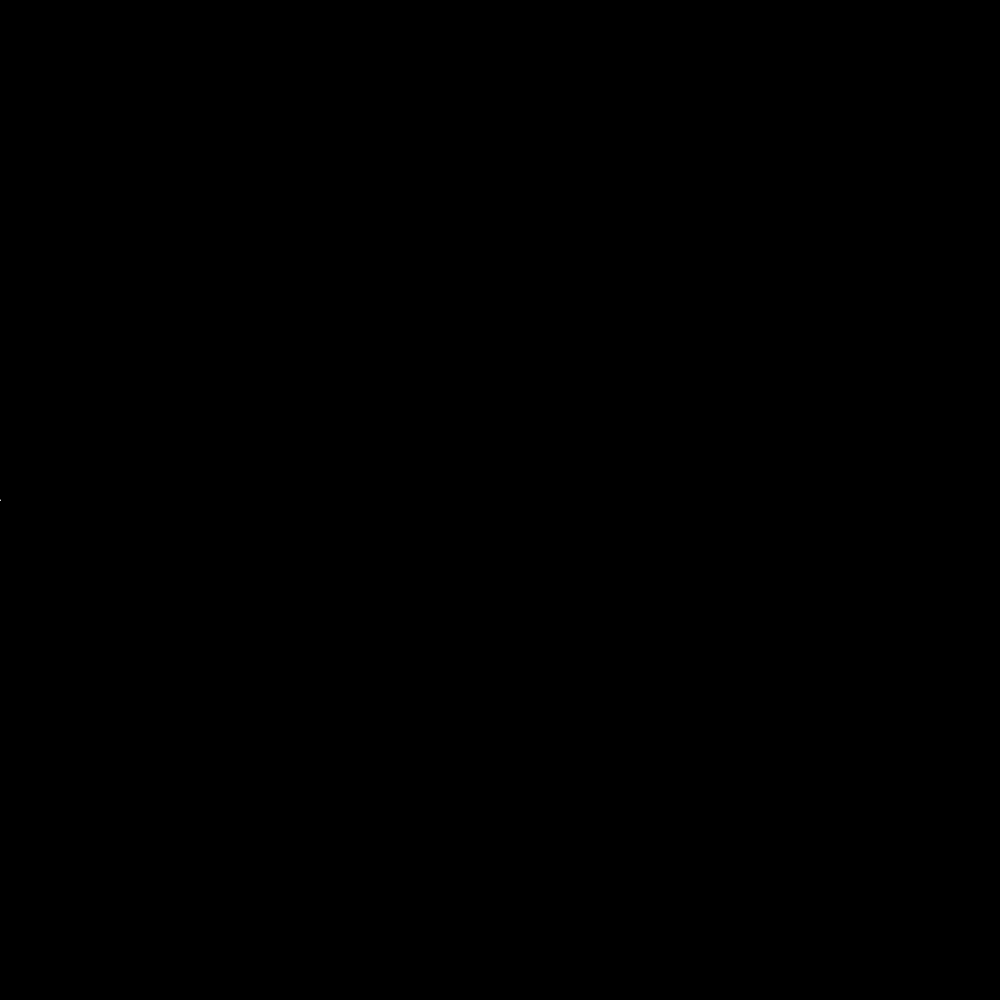
Frame 1 (no input)
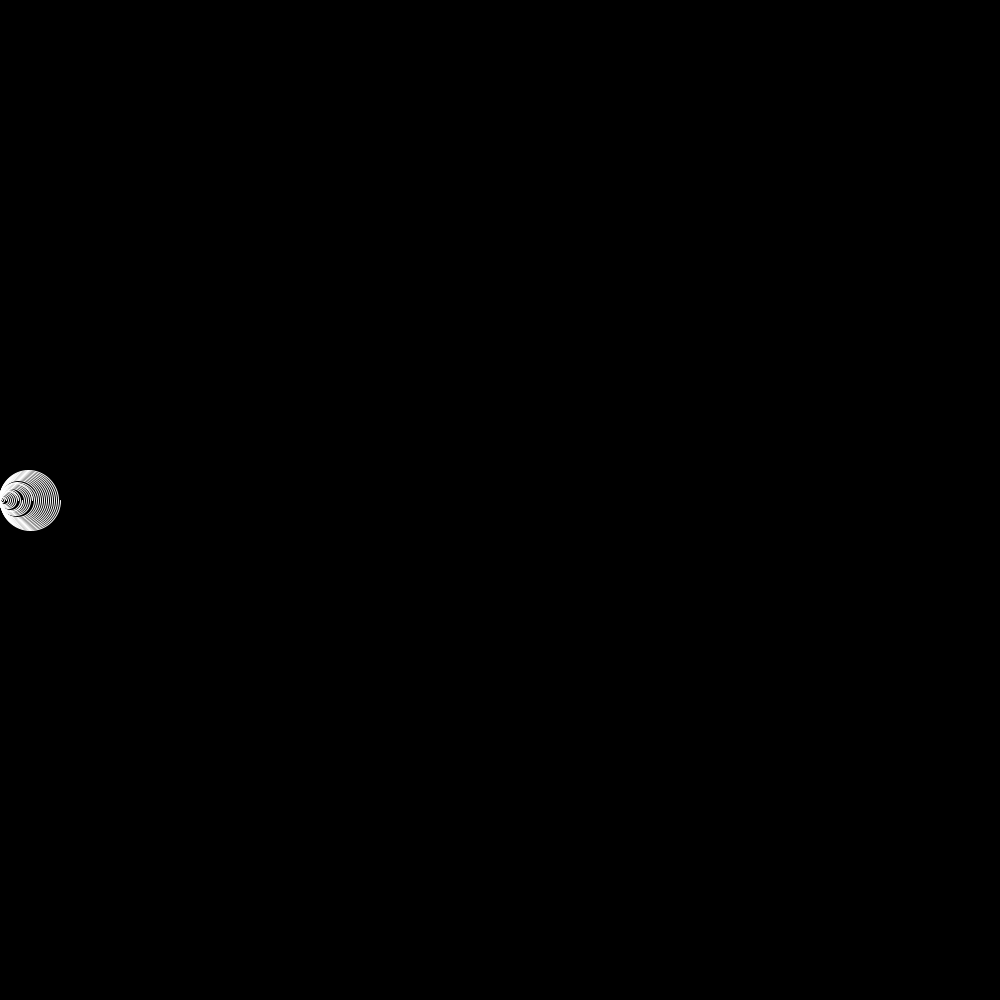
Frame 60 (the mouse pressed at the canvas centre just before this capture)
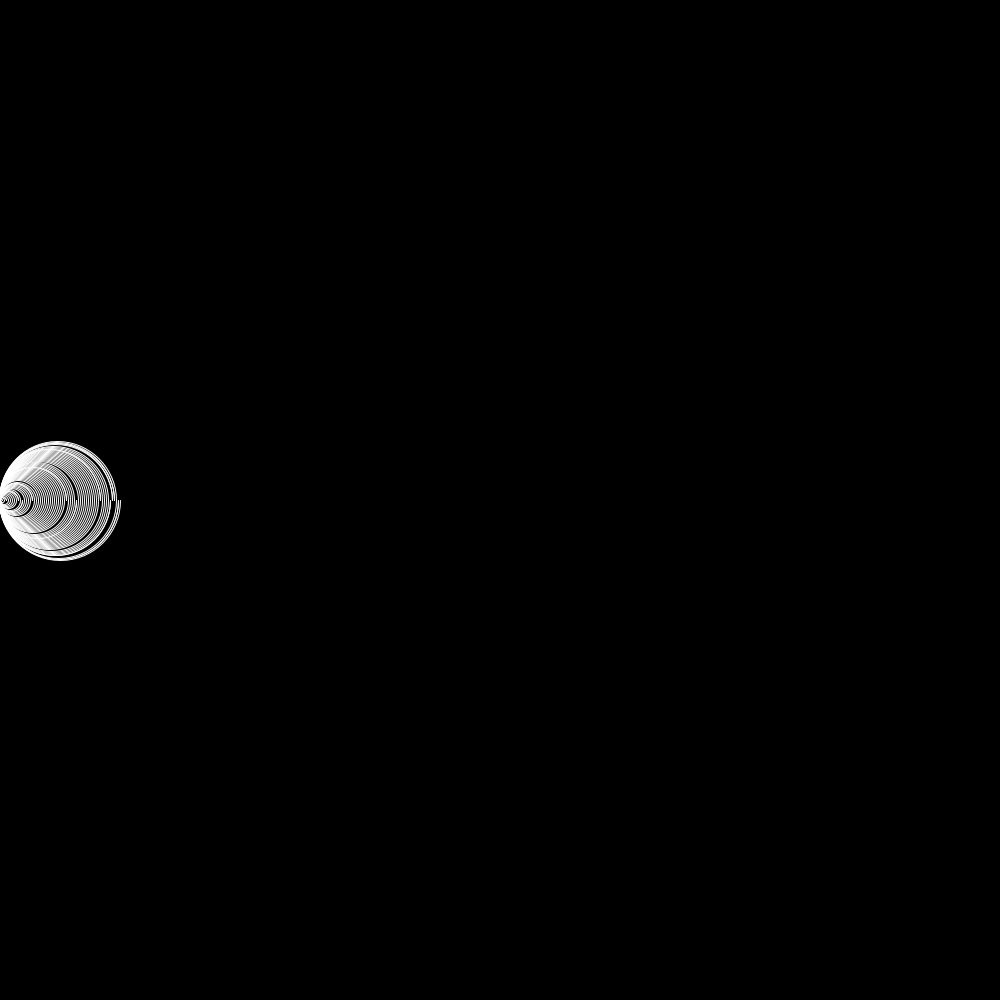
Frame 120 (the mouse held since frame 60 and released just before this capture)

The Processing sketch that drew these frames (run headless with seeded random() and noise(); from frame 60 on, the mouse is pressed at the canvas centre):

// Processing sketch: Recaman
// ── Recaman.pde
import java.util.HashSet; 
import java.util.Set; 

Set<Integer> visited = new HashSet<Integer>(); 
int current = 0; 
int counter = 1; 
int MAX = 1000; 

void setup() {
  size(1000, 1000); 
  background(0); 
  visited.add(0); 
}

void Recaman() {
    int new_num = current - counter; 
    
    if (new_num < 0 || visited.contains(new_num)) {
      new_num = current + counter; 
    }      
    
    int diameter = abs(current - new_num); 
    int middle = diameter / 2; 
    
    float start = PI; 
    float end = TWO_PI; 
    
    if (new_num < current) {
      start = 0; 
      end = PI; 
    }
    
    arc(middle, height/2, diameter, diameter, start, end); 
    
    visited.add(new_num); 
    current = new_num; 
    counter += 1; 
}

void draw() {   
  stroke(255); 
  noFill(); 
  
  if (counter > MAX) {
    noLoop();
  }
  Recaman(); 
}
